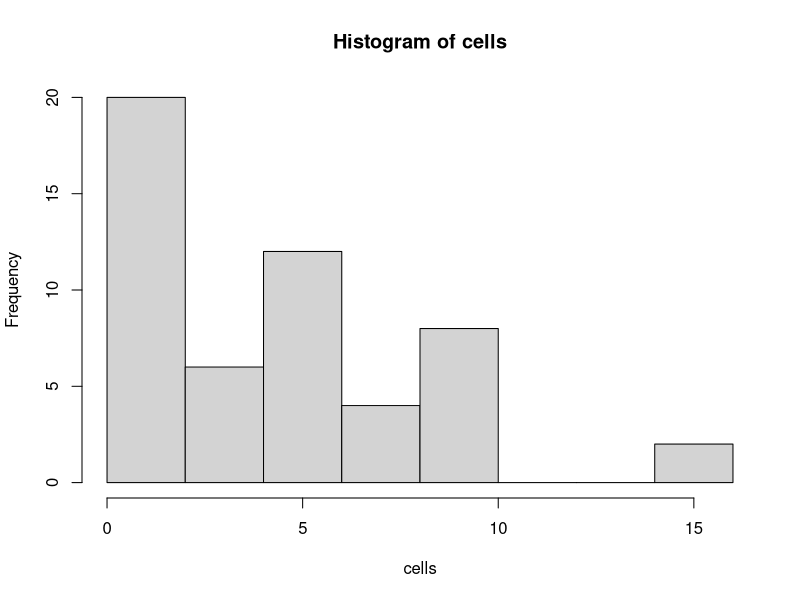
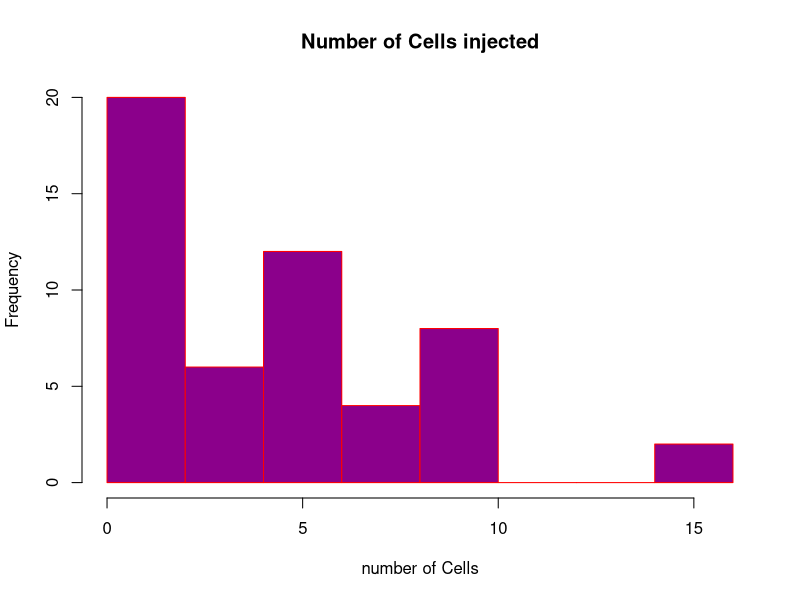
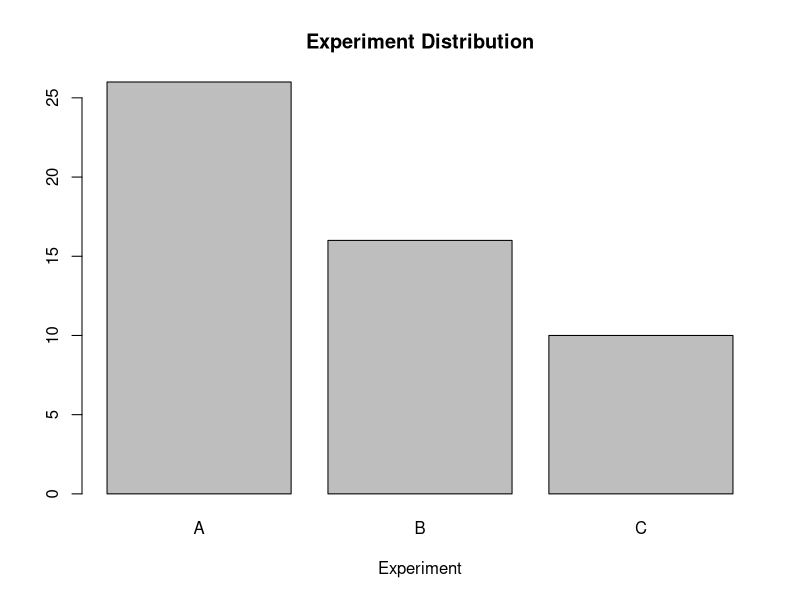
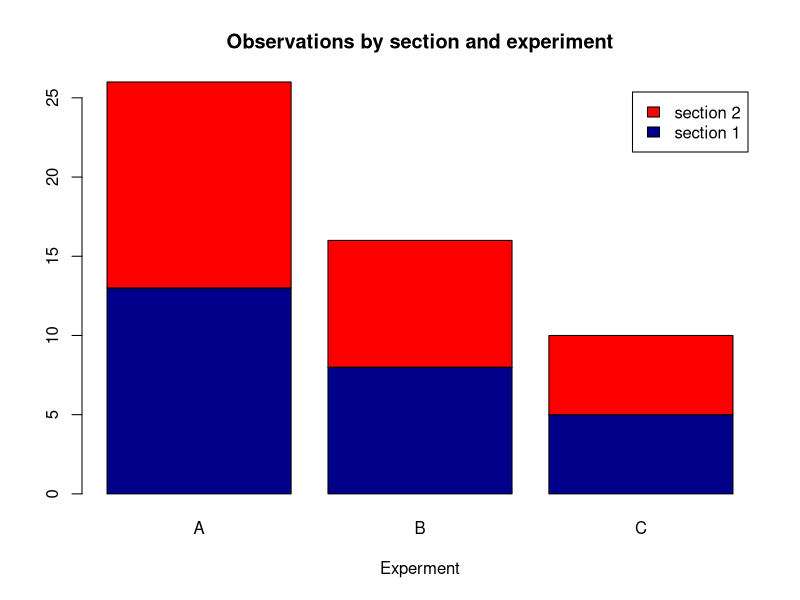
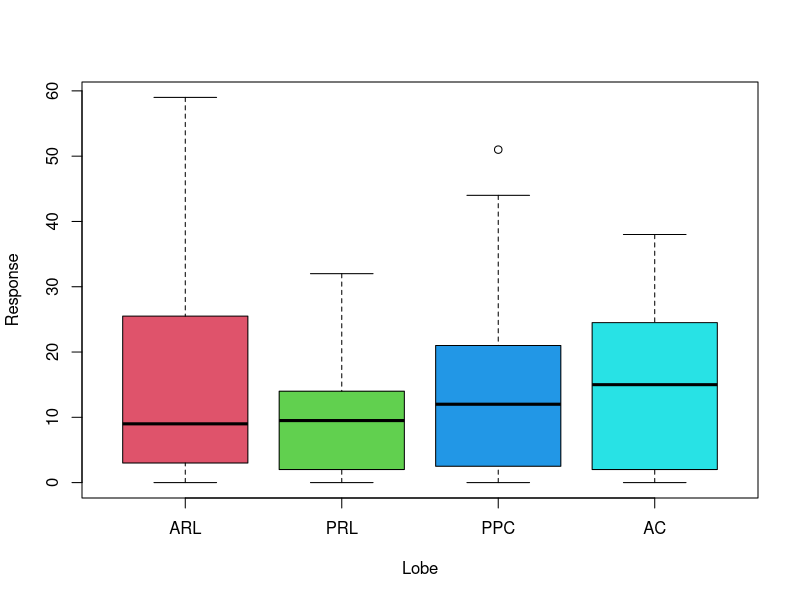
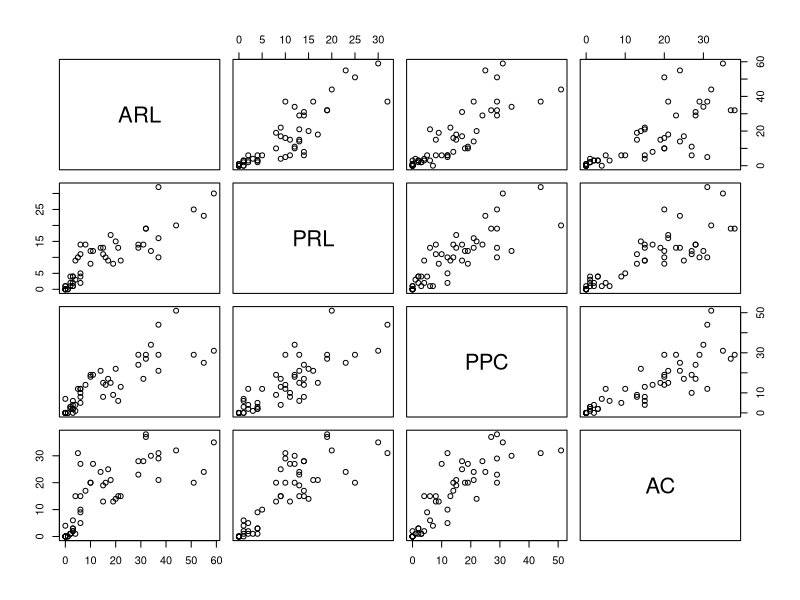
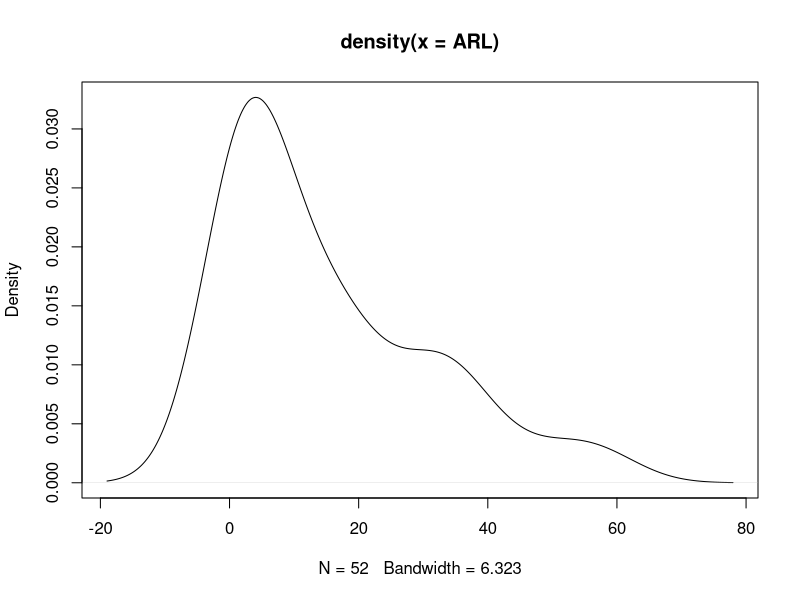
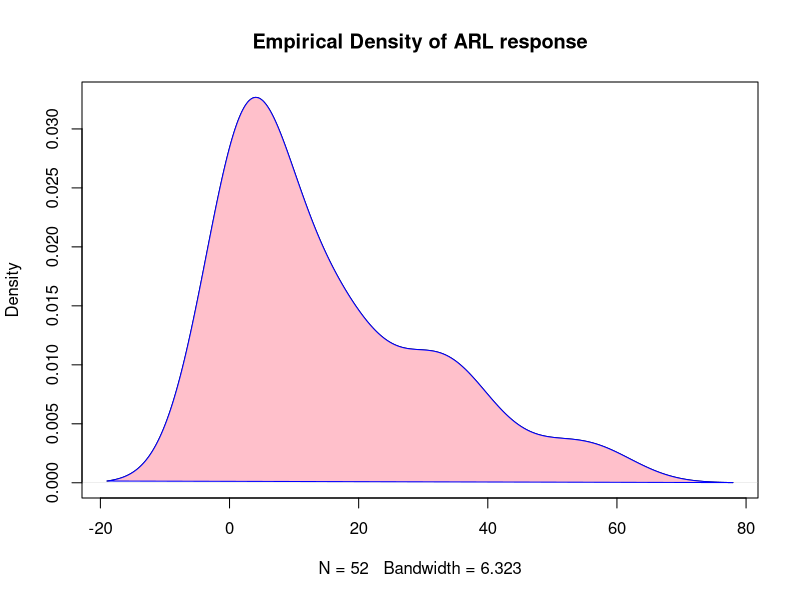

Recreate these plots in R, in order.
##Start of the lab let us import our datasets and the create a dataframe out of them
##Lets also attach it 
liver.cells <-read.table("liver.cells.txt", header = FALSE)
liver.section <-read.table("liver.section.txt", header = FALSE)
liver.exper <-read.table("liver.exper.txt", header = FALSE)
liver.gt <-read.table("liver.gt.txt", header = TRUE)
liver <-data.frame(liver.cells, liver.section, liver.exper, liver.gt)
colnames(liver) <-c("cells", "section", "exper",colnames(liver.gt))

attach(liver)


##We can plot histograms for all of our data and it will show in the plots section of RStudio
hist(cells)
##We can also change the colours, and the borders of each individual histogram
hist(cells, main="Number of Cells injected", xlab="number of Cells", col="darkmagenta", border = "red")

##A very similar plot to histogram is called a barplot, it uses a matrix or a vector as the heights of the bars in the plot
##If input is a vector the values determine heights of the plots
##If input is a matrix then each bar is a column of the input

counts <- table(exper)
counts
barplot(counts, main="Experiment Distribution", xlab="Experiment")

##We can also produce a stacked barplot with different colours
table(section, exper)
counts <- table(section, exper)
barplot(counts, main="Observations by section and experiment", xlab="Experment", col=c("darkblue","red"), legend =c("section 1","section 2"))

##We also saw we could use boxplots, and we can feed a series of vectors(or a matrix) to obtain side by side boxplots of the response from all 4 lobes
boxplot(ARL, PRL, PPC, AC, ylab = "Response", xlab="Lobe", names = c("ARL", "PRL", "PPC", "AC"), col=c(2,3,4,5))

##A new sort of plotting function we can use is pairwise scatter plots that produce numerous scatter plots between different variables
##This is very useful if you want to see relationships between 2 quantities, we use cbind to pair the responses together and labels aswell
pairs(cbind(ARL, PRL, PPC, AC), labels = c("ARL", "PRL", "PPC", "AC"))


##Emprical density function and distribution function
##Probability density function (pdf) can be interpreted as providing a relative likelihood that the value ofthe random variable would equal that sample
##We can create the plot usingplot(density(x)), where x isthe numeric vector of data points
plot(density(ARL))

##we can change the line features of the density plot and fill the area below the curve
d <-density(ARL)
plot(d, main="Empirical Density of ARL response")
polygon(d, col="pink", border="blue")

##Cumulative distribution function (CDF) of a random variable gives the probability that the random variable will take a value less than or equal to certain value
##Similarly, we can plot the empirical cumulative distributionfunction (eCDF) to inspect the distribution of our data
plot(ecdf(ARL), main="Empirical CDF of ARL response")

## QQ plots 
## QQ plot draws the correlation between a given sample and the normal distribution. 
## QQ plots are used to visually check the normality of the data
## We use the function qqnorm to produce quantile-quantile plot for normality check and the function qqline to add the reference line
qqnorm(PRL)
qqline(PRL, col = "steelblue", lwd = 2)



##Now let's see how we plot some random functions within R
##Plot a sin curve
##This makes a sequence of numbers that goes from -pi to pi with 1000 data points 
seq(-pi, pi, length.out = 1000)
x <- seq(-pi, pi, length.out = 1000)
##Plot the sin of each value of x
y <- sin(x)
##Plots the sin curve which is very smooth because of 1000 points are connected together
plot(x, y, type = "l")
##Choosing a different number of points can drastically effect the plot
par(mfrow =c(2,2))
x <-seq(-pi, pi, length.out=5)
plot(x,sin(x), type= "l")
x <-seq(-pi, pi, length.out=10)
plot(x,sin(x), type= "l")
x <-seq(-pi, pi, length.out=100)
plot(x,sin(x), type= "l")
x <-seq(-pi, pi, length.out=1000)
plot(x,sin(x), type= "l")

dev.off()

##Plot a normal density between -3 and 3. Thankfully R has built in functions for this sort of thing that will make it alot easier for us 
x <- seq(-3, 3, length.out = 100)
##Can make things easier using this instead
x <-seq(from = -3, to = 3, length.out = 100)
plot(x,dnorm(x), type = "l", xlab = "x", ylab = "Density")
##Lets compare this with the t distribution with 4 degrees of freedom
plot(x,dnorm(x), type = "l", xlab = "x", ylab = "Density")
lines(x,dt(x, df = 4), lty = 2)
legend(-3, 0.4, lty =c(1, 2), legend =c("Standard normal", "t (df = 4)"))


##The same plot, but shows a common occurence within R
##We plot the t plot first and this fixes the axis of the plot, so when we plot the second curve it goes off the screen as you can't change the plot size
plot(x,dt(x, df = 4), type = "l", xlab = "x", ylab = "Density", lty = 2)
lines(x,dnorm(x), lty = 1)
legend(-3, 0.4, lty =c(1, 2), legend =c("Standard normal", "t (df = 4)"))

##To fix the problem, pre compute the densities of both the normal and t distributions so we can calculate their joint maximums
##We then specify the limits of the y axis
yn <-dnorm(x)
yt <-dt(x, df = 4)
maxy <-max(yn, yt)
plot(x, yt, type = "l", xlab = "x", ylab = "Density", lty = 2, ylim =c(0, maxy))
lines(x, yn, lty = 1)
legend(-3, 0.4, lty =c(1, 2), legend =c("Standard normal", "t (df = 4)"))









##A taste of ggplot2 (Not assessed in literally anyway)
install.packages("ggplot2")
library(ggplot2)
##Quick plot
?qplot



## Kernel density plots for PRL
## grouped by experiment (indicated by color)
## For example, we first plot the density of PRL response, divided into 3 groups by the experiment
qplot(PRL, data=liver, geom="density", fill=exper, alpha=I(.5), xlim=c(-20,40),main="Density of PRL", xlab="PRL response",ylab="Density")
## We produce a scatter plot of ARL versus PRL for each combination of experiment and section
qplot(PRL, ARL, data=liver,facets=exper~section, size=I(3),xlab="PRL", ylab="ARL")

## Then we plot the regressions of ARL on cells for each experiment
qplot(cells, ARL, data=liver, geom=c("point", "smooth"),
      method="lm", formula=y~x,
      color= exper,
      main="Regression of ARL on cells",
      xlab="number of injected cells", 
      ylab="ARL response")

## We produce a boxplots of PRL by experiment
qplot(exper, PRL, data=liver, geom=c("boxplot", "jitter"),
      fill=exper, main="PRL by experment",xlab="experiment",
      ylab="PRL")

## To learn more about ggplot2, see the ggplot reference site: https://ggplot2.tidyverse.org/reference/





